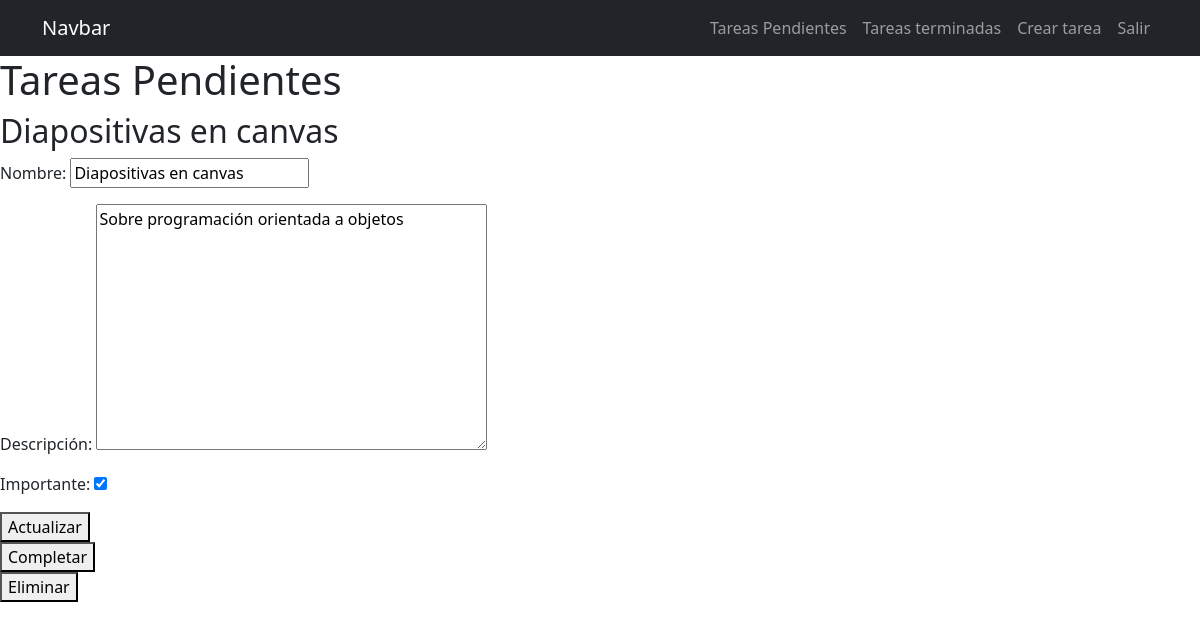
The app's page /tareas/5/ (signed in) with its own data.
### catalog/models.py (models this page shows, shortened)
class tarea(models.Model):
    Nombre = models.CharField(max_length=80)
    Descripción = models.TextField(blank=True)
    Creado = models.DateTimeField(auto_now_add=True)
    Fecha_completada =models.DateTimeField(null=True, blank=True)
    Importante = models.BooleanField(default=False)
    user = models.ForeignKey(User, on_delete=models.CASCADE)

### catalog/views.py (the view, shortened to what this page needs)
# urls.py: path('tareas/<int:tarea_id>/', views.info_tarea, name='info_tarea'),
@login_required
def info_tarea(request, tarea_id):
    print(tarea_id)
    if request.method == "GET":
        tarea1 = get_object_or_404(tarea, id=tarea_id, user=request.user)
        form = formularioTarea(instance=tarea1)
        return render(request, 'tarea_info.html', {"tarea": tarea1, 'form': form})

### catalog/forms.py
class formularioTarea(ModelForm):
    class Meta:
        model = tarea
        fields = ["Nombre", "Descripción", "Importante"]

### catalog/templates/tarea_info.html (shortened to what this page needs)
{% extends 'base.html' %}
{% block content %}
    <h1>Tareas Pendientes</h1>
    <h2>{{tarea.Nombre}}</h2>
    <form method="post">
        {{form.as_p}}
        <button>
            Actualizar
        </button>
    </form>
    <form action="{% url 'tareas_completadas' tarea.id %}" method="post">
            <button>
                Completar
            </button>
    </form>
    <form action="{% url 'eliminar_tarea' tarea.id %}" method="post">
            <button>
                Eliminar
            </button>
    </form>
{% endblock %}

### records on screen
tarea: Nombre "Diapositivas en canvas", Descripción "Sobre programación orientada a objetos", Importante "☑"
